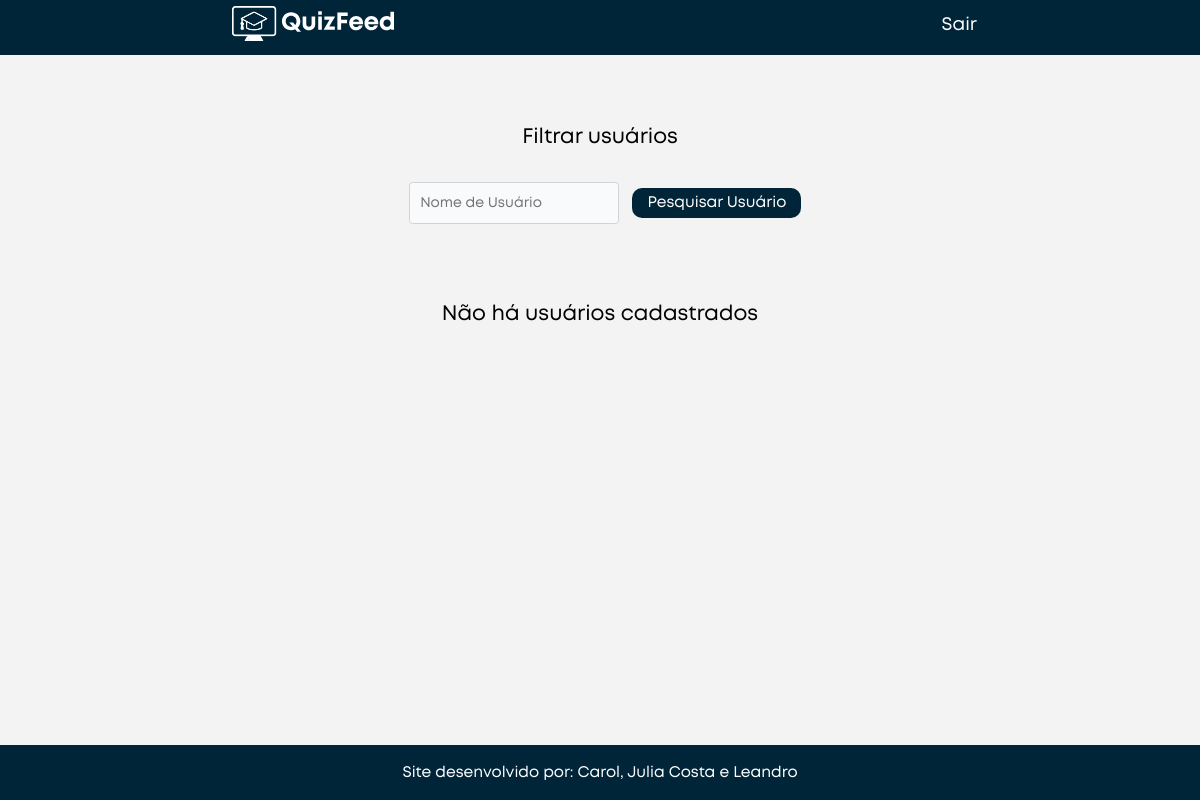
Before: /lista_usuarios.php (signed in) with the older database file.
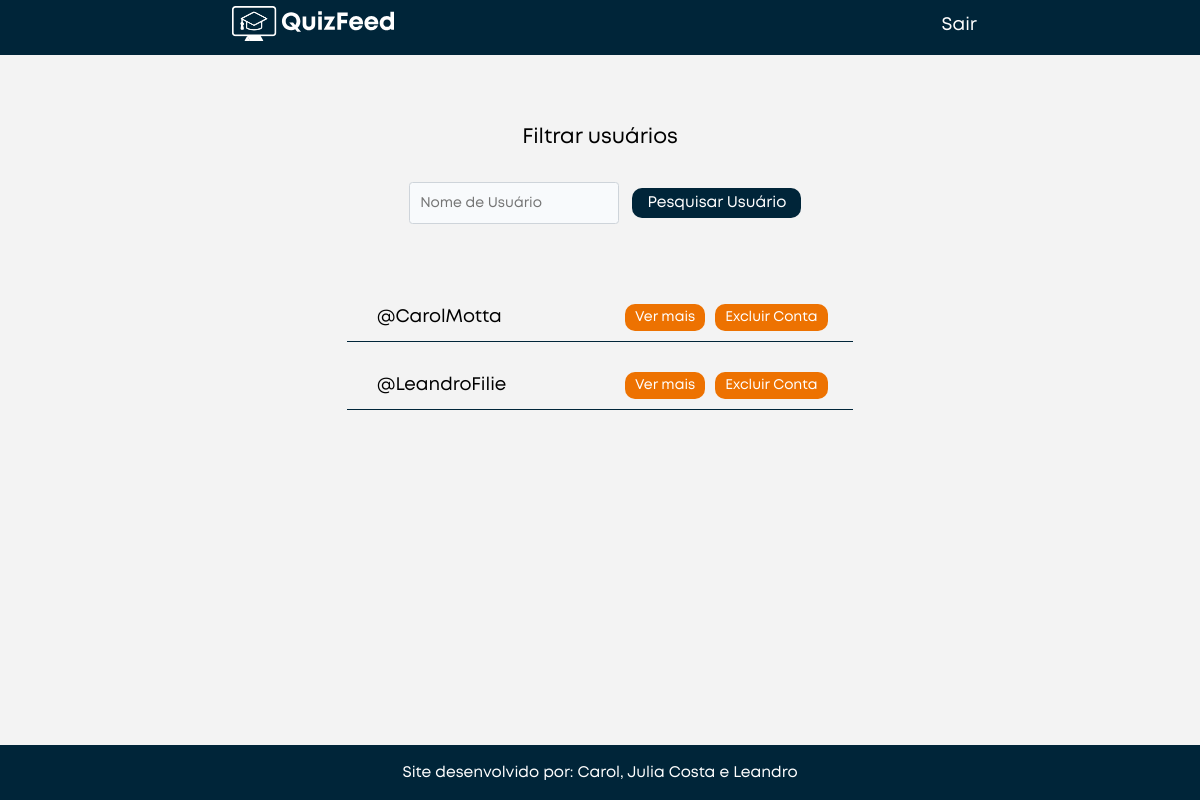
After: the same page with the newer database file.
### tables this page shows
CREATE TABLE `usuariocomum` (
  `email_usuario` varchar(50) NOT NULL,
  `nome_usuario` varchar(50) NOT NULL
);

### lista_usuarios.php (the view, shortened to what this page needs)
<!DOCTYPE html>
<html lang="pt-br">
<head>
    <?php include './inc/head.inc' ?>
    <link rel="stylesheet" href="./Bootstrap/bootstrap.min.css" />
    <link rel="stylesheet" href="./style/dados.css">
</head>
<body>
  <?php
    include 'conexao.php';
    include './inc/menu.inc';
  ?>
  <main>
    <?php
      if($_SESSION["permissao"] == 1){
        $select = 'SELECT nome_usuario, email_usuario FROM usuariocomum';
        echo '
          <div class="filtro">
            <h3>Filtrar usuários</h3>
            <form method="POST" action="lista_usuarios.php">
              <input type="text" name="nome_usuario" id="nome_usuario" placeholder="Nome de Usuário" />
              <button>Pesquisar Usuário</button>
              <div id="msg"></div>
            </form>
          </div>
        ';
        $resultado = mysqli_query($conexao,$select);
        $i = 0;
        while($linha = mysqli_fetch_assoc($resultado)){
          if($linha["nome_usuario"] != 'admin'){
            echo '
              <div class="data-user-details-adm">
                <div class="data-user-details-items-adm">
                  <p>@'.$linha["nome_usuario"].' </p>
                </div>
                <div class="data-user-details-items-adm">
                  <button class="data-user-adm alterar" value="'.$linha["email_usuario"].'" data-toggle="modal" data-target="#alterarDados">Ver mais</button>
                  <button class="data-user-delete-adm" id="user-delete" value="'.$linha["email_usuario"].'" data-toggle="modal" data-target="#excluirConta">Excluir Conta</button>
                </div>
              </div>
              ';
              $i++;
          }
        }
        if($i == 0){
          echo '<h2>Não há usuários cadastrados</h2>';
        }
      }
    ?>
  </main>
  <?php
    include './inc/footer.inc';
  ?>
</body>
</html>

### inc/head.inc (shortened to what this page needs)
<link rel="stylesheet" href="./style/main.css">
<link rel="stylesheet" href="./style/menu_mobile.css">

### inc/menu.inc (shortened to what this page needs)
<?php
    echo '
        <header>
            <nav>
                <div><a href="home.php"><img src="./assets/logo.svg" alt="logo" class="logo"></a></div>
                <button id="js-open-menu" class="menu-button">
                    <i class="menu-icon"></i>
                </button>
                <ul class="menu">
                ';
                echo '
                    <li><a href="logout.php">Sair</a></li>
                </ul>
            </nav>
        </header>
    ';
?>

### inc/footer.inc
<footer>
    <span> Site desenvolvido por: Carol, Julia Costa e Leandro</span>
</footer>

### style/main.css (style rules this page uses)
:root { --azul: #002539; --laranja: #ed7201; }
* { box-sizing: border-box; font-family: "Mont"; }
html { font-size: 14px; }
body { margin: 0; padding: 0; background: #f3f3f3; }
header { width: 100%; top: 0; z-index: 100; height: 55px; }
header nav { margin: 0 auto; display: flex; align-items: center; justify-content: space-around; }
header nav .menu { display: flex; align-items: center; }
header nav .menu li a { display: block; color: white; font-weight: 600; font-size: 1.3rem; }
.logo { width: 13rem; height: 2.5rem; }
ul { list-style: none; }
button { outline: none; }
a { text-decoration: none; color: inherit; }
footer { display: flex; align-items: center; justify-content: center; height: 55px; width: 100%; padding: 15px; background-color: var(--azul); text-align: center; color: white; font-size: 1.1rem; }

### style/dados.css (style rules this page uses)
header { background: var(--azul); }
header nav .menu li:last-child { margin-left: 50px; }
main { display: flex; flex-direction: column; justify-content: flex-start; align-items: center; text-align: center; max-width: 800px; margin: auto; padding: 2rem; min-height: calc(100vh - 110px); }
main .filtro { display: flex; flex-direction: column; justify-content: space-between; align-items: center; margin: 20px auto 50px; flex-wrap: wrap; }
main .filtro h3 { font-size: 1.5rem; }
main .filtro input { width: 15rem; height: 3rem; padding: 0.375rem 0.75rem; margin: 10px; outline: none; border: 1px solid #ced4da; border-radius: 0.25rem; background-color: #f8fafc; font-size: 1rem; color: #212529; white-space: nowrap; font-weight: 400; line-height: 1.5; }
main .filtro button { padding: 5px 15px; margin: 10px 0; border-radius: 10px; border: none; background: var(--azul); color: white; font-size: 1.1rem; cursor: pointer; }
main .data-user-details-adm { display: flex; justify-content: space-between; align-items: center; border-bottom: 1px solid var(--azul); margin: 10px 0; }
main .data-user-details-adm .data-user-details-items-adm { display: flex; align-items: flex-start; margin: 0 20px; min-width: 213px; }
main .data-user-details-adm .data-user-details-items-adm p { font-size: 1.3rem; margin: 10px; }
main .data-user-details-adm .data-user-details-items-adm button { padding: 5px 10px; margin: 10px 5px; border-radius: 10px; border: none; background: var(--laranja); color: white; font-size: 1rem; cursor: pointer; }

Changed rows visible on the page:
added usuariocomum: nome_usuario "CarolMotta"
added usuariocomum: nome_usuario "LeandroFilie"
Other visible differences:
text no longer shown: "Não há usuários cadastrados"
